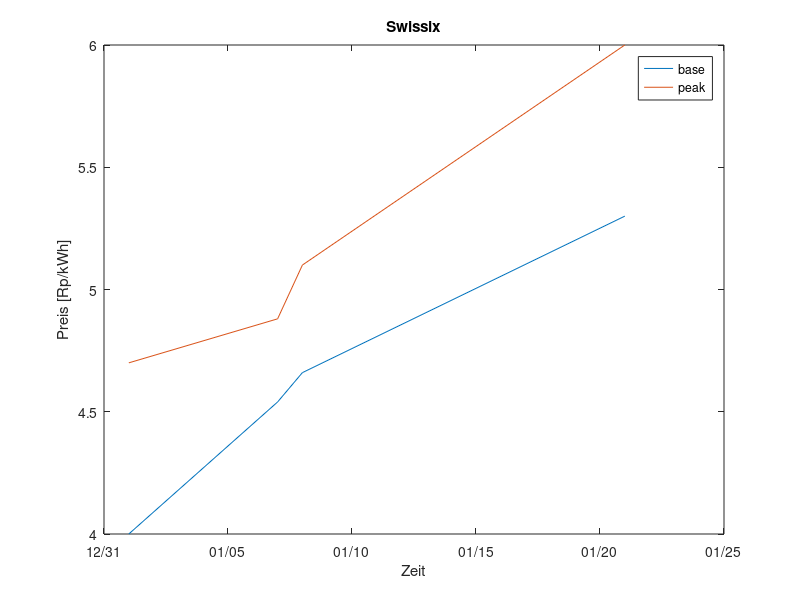

MATLAB code to generate this figure:
base = 1;
peak = 2;
%       base    peak    day     date
s = [   4       4.7     1   ;   % 18.09.2015
        4.54    4.88    7   ;   % 24.09.2015
        4.66    5.1     8   ;   % 25.09.2015
        5.3     6.0     21  ;   % 08.10.2015
];

datestr(736224 + s(:,3))

figure(1);
plot(s(:,3), s(:,1), s(:,3), s(:,2));
title('Swissix');
xlabel('Zeit');
ylabel('Preis [Rp/kWh]');
datetick();
legend('base', 'peak');
print -dpdf 'swissix'
